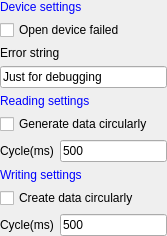
<?xml version="1.0" encoding="UTF-8"?>
<ui version="4.0">
 <class>SAKTestDebuggerController</class>
 <widget class="QWidget" name="SAKTestDebuggerController">
  <property name="geometry">
   <rect>
    <x>0</x>
    <y>0</y>
    <width>167</width>
    <height>210</height>
   </rect>
  </property>
  <property name="minimumSize">
   <size>
    <width>0</width>
    <height>0</height>
   </size>
  </property>
  <property name="maximumSize">
   <size>
    <width>16777215</width>
    <height>16777215</height>
   </size>
  </property>
  <property name="windowTitle">
   <string notr="true">Widget</string>
  </property>
  <layout class="QGridLayout" name="gridLayout">
   <property name="leftMargin">
    <number>0</number>
   </property>
   <property name="topMargin">
    <number>0</number>
   </property>
   <property name="rightMargin">
    <number>0</number>
   </property>
   <property name="bottomMargin">
    <number>0</number>
   </property>
   <item row="9" column="1">
    <widget class="QLineEdit" name="writtenIntervalLineEdit">
     <property name="text">
      <string>500</string>
     </property>
     <property name="placeholderText">
      <string>Unit is milliseconds</string>
     </property>
    </widget>
   </item>
   <item row="2" column="0" colspan="2">
    <widget class="QLabel" name="label_6">
     <property name="text">
      <string>Error string</string>
     </property>
    </widget>
   </item>
   <item row="6" column="0">
    <widget class="QLabel" name="label_4">
     <property name="text">
      <string>Cycle(ms)</string>
     </property>
    </widget>
   </item>
   <item row="9" column="0">
    <widget class="QLabel" name="label_5">
     <property name="text">
      <string>Cycle(ms)</string>
     </property>
    </widget>
   </item>
   <item row="0" column="0" colspan="2">
    <widget class="QLabel" name="label">
     <property name="styleSheet">
      <string notr="true">QLabel {
	color: blue
}</string>
     </property>
     <property name="text">
      <string>Device settings</string>
     </property>
    </widget>
   </item>
   <item row="1" column="0" colspan="2">
    <widget class="QCheckBox" name="openFailedCheckBox">
     <property name="text">
      <string>Open device failed</string>
     </property>
    </widget>
   </item>
   <item row="6" column="1">
    <widget class="QLineEdit" name="readIntervalLineEdit">
     <property name="text">
      <string>500</string>
     </property>
     <property name="placeholderText">
      <string>Unit is milliseconds</string>
     </property>
    </widget>
   </item>
   <item row="3" column="0" colspan="2">
    <widget class="QLineEdit" name="errorStringLineEdit">
     <property name="text">
      <string notr="true">Just for debugging</string>
     </property>
    </widget>
   </item>
   <item row="5" column="0" colspan="2">
    <widget class="QCheckBox" name="readCyclicCheckBox">
     <property name="text">
      <string>Generate data circularly</string>
     </property>
    </widget>
   </item>
   <item row="8" column="0" colspan="2">
    <widget class="QCheckBox" name="writeCyclicCheckBox">
     <property name="text">
      <string>Create data circularly</string>
     </property>
    </widget>
   </item>
   <item row="4" column="0" colspan="2">
    <widget class="QLabel" name="label_2">
     <property name="styleSheet">
      <string notr="true">QLabel {
	color: blue
}</string>
     </property>
     <property name="text">
      <string>Reading settings</string>
     </property>
    </widget>
   </item>
   <item row="7" column="0" colspan="2">
    <widget class="QLabel" name="label_3">
     <property name="styleSheet">
      <string notr="true">QLabel {
	color: blue
}</string>
     </property>
     <property name="text">
      <string>Writing settings</string>
     </property>
    </widget>
   </item>
  </layout>
 </widget>
 <resources/>
 <connections/>
</ui>
